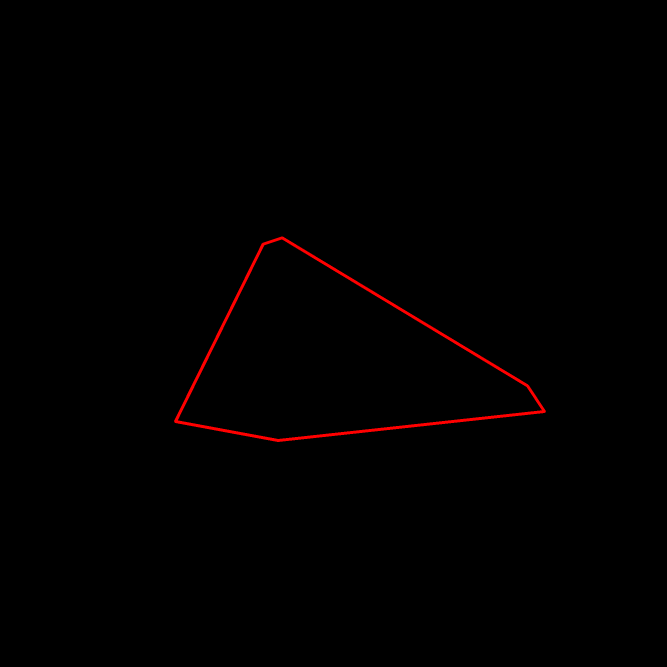
#> input picture scanned_rubble/contour_line/contour_100.png, 2000 x 2000 px, given in place of contour_0.png, which was not available (shown at 1/3 size)
$ python scanned_rubble_to_csv.py
#> lines starting #> are read from the running program, lines starting #| are printed output that depends on the picture; after the words box and inside, x2 and y2 are one past the last pixel; in counts of white or black regions, pixels touching at a corner belong together; pictures that were not available may be replaced by others from this repository, and a replacement may not be noted
import numpy as np
import cv2
import csv

# Define the amount of rubble scanned
image_nbr = 201

for i in range((image_nbr+1)):

    # Path to save file
    csv_path = f"/Users/mvk/github2/reimagine/00_Scanning/scanned_rubble/csv_files/rubble_{i}.csv"
    # Path to contour
    path = f"/Users/mvk/github2/reimagine/00_Scanning/scanned_rubble/contour_line/contour_{i}.png"
    image = cv2.imread(path)
#> image is the input picture: shape (2000, 2000, 3); mean B, G, R 0, 0, 1.5

    # Prepare the image to get the most accurate contour
    gray_image = cv2.cvtColor(image, cv2.COLOR_BGR2GRAY)
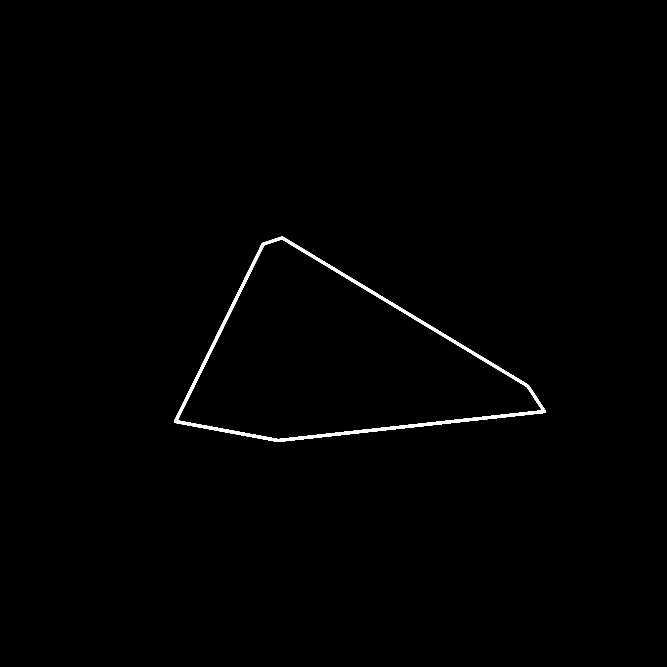
#> gray_image: shape (2000, 2000) (shown at 1/3 size); values 0 (black) and 76 (white), 0.61% white; 1 white region, box (x1, y1, x2, y2) and area: (522, 709, 1638, 1326) 24231
    blurred_image = cv2.GaussianBlur(gray_image, (5, 5), 0)
    ret, binary_image = cv2.threshold(blurred_image, 0, 255, cv2.THRESH_BINARY + cv2.THRESH_OTSU)
#> binary_image: shape (2000, 2000); 0.61% white; 1 white region
#> ret = 34
    contours, hierarchy = cv2.findContours(binary_image, cv2.RETR_EXTERNAL, cv2.CHAIN_APPROX_SIMPLE)
#> contours = 1 contour; box (x1, y1, x2, y2) and area: (522, 709, 1637, 1326) 376947

    # Get the contour and reshape it to simplify the data
    largest_contour = max(contours, key=cv2.contourArea)
#> largest_contour = contour of 1499 points, box (x1, y1, x2, y2) (522, 709, 1637, 1326), area 376947
    contour_points = largest_contour.reshape(-1, 2)  # Shape: (N, 2)
#> contour_points = 1499 pairs, first value 522 to 1636, second value 709 to 1325

    # Save as csv file
    with open(csv_path, 'w', newline='') as csvfile:
        csv_writer = csv.writer(csvfile)
        for point in contour_points:
            x, y = point
            csv_writer.writerow([x, y])
#> this loop made 1499 passes
#> (x, y) on passes 1 to 3: (845, 709), (844, 710), (842, 710)
        print("successfully saved rubble number ", i, " as a csv file")
#> pass 2 of the loop `for i in range((image_nbr+1)):`:
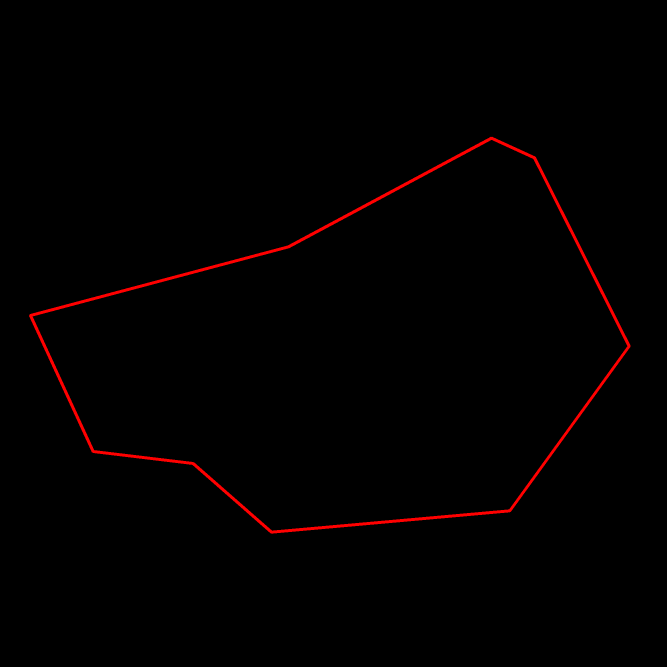
#> input picture scanned_rubble/contour_line/contour_102.png, 2000 x 2000 px, given in place of contour_1.png, which was not available (shown at 1/3 size)
#> image is the input picture: shape (2000, 2000, 3); mean B, G, R 0, 0, 2.7
#> `gray_image = cv2.cvtColor(image, cv2.COLOR_BGR2GRAY)`:
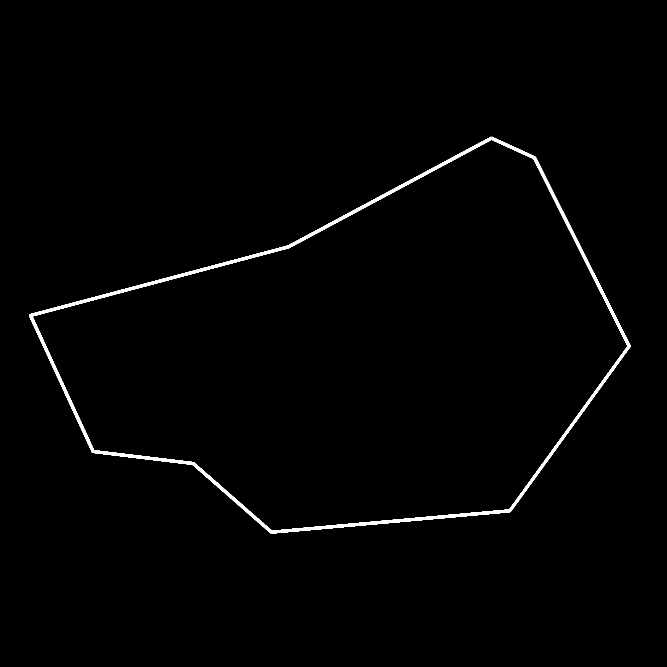
#> gray_image: shape (2000, 2000) (shown at 1/3 size); values 0 (black) and 76 (white), 1% white; 1 white region, box (x1, y1, x2, y2) and area: (87, 410, 1892, 1601) 41838
#> binary_image: shape (2000, 2000); 1% white; 1 white region
#> contours = 1 contour; box (x1, y1, x2, y2) and area: (87, 410, 1892, 1601) 1300156
#> largest_contour = contour of 2583 points, box (x1, y1, x2, y2) (87, 410, 1892, 1601), area 1300156
#> contour_points = 2583 pairs, first value 87 to 1891, second value 410 to 1600
#> the loop `for point in contour_points:` made 2583 passes
#> (x, y) on passes 1 to 3: (1472, 410), (1471, 411), (1470, 411)
#> (the run stopped early here; a loop or call above may not have finished)
